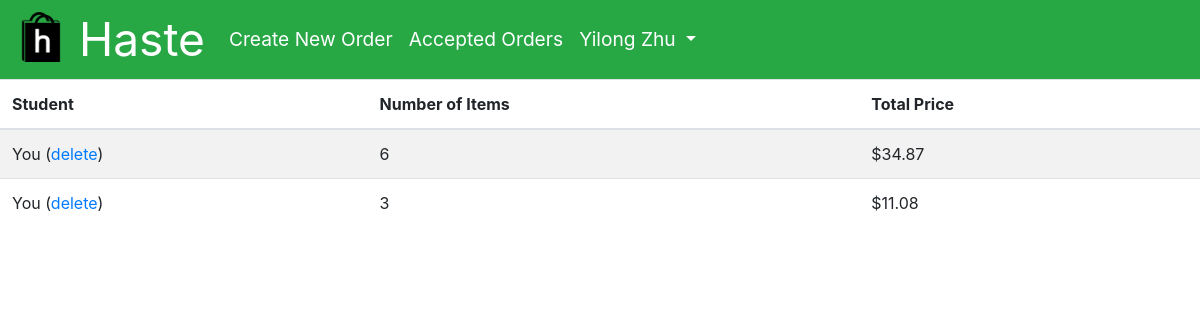
The page /home (signed in) on the database as committed earlier.
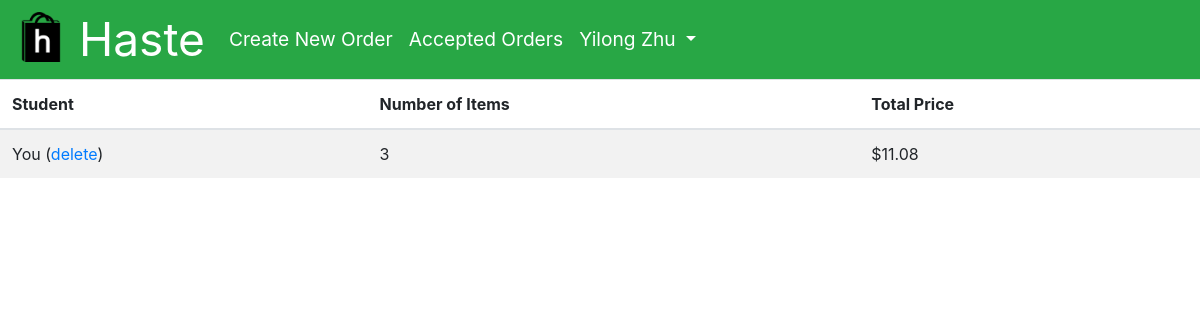
The same page on the database as committed later.
### app/models.py (models this page shows, shortened)
class User(UserMixin, db.Model):
    id = db.Column(db.Integer, primary_key=True)
    phone = db.Column(db.String(10), index=True, unique=True)
    email = db.Column(db.String(128), index=True, unique=True)
    password_hash = db.Column(db.String(128))
    first_name = db.Column(db.String(48))
    last_name = db.Column(db.String(48))
    school = db.Column(db.String(128), index=True)
    orders = db.relationship('Order', foreign_keys='[Order.placed_by]', backref='author', lazy='dynamic', cascade="save-update")
    completed_orders = db.relationship('Order', foreign_keys='[Order.accepted_by]', backref='shopper', lazy='dynamic', cascade="save-update")
    balance = db.Column(db.Float, default=0)

class Order(db.Model):
    id = db.Column(db.Integer, primary_key=True)
    time_of_order = db.Column(db.DateTime, default=datetime.utcnow)
    placed_by = db.Column(db.Integer, db.ForeignKey('user.id'))
    accepted_by = db.Column(db.Integer, db.ForeignKey('user.id'))
    completed = db.Column(db.Boolean, default=False)
    contents = db.relationship('Content', backref='cart', lazy='dynamic', cascade="all, delete-orphan")

### app/main/routes.py (the view)
@bp.route('/home', methods=['GET', 'POST'])
@login_required
def home():
    orders = Order.query.filter(Order.accepted_by==None).order_by(desc(Order.time_of_order)).all()
    quantity_price = []
    for order in orders:
        quantity = Content.query.with_entities(func.sum(Content.quantity).label('total_q')).filter(Content.order_id==order.id)[0].total_q
        sum = get_total_price(order)
        quantity_price.append({'quantity': quantity, 'sum': sum})
    return render_template('home.html', rqp=zip(orders, quantity_price))

### app/main/routes.py (called while the page is built)
def get_total_price(order):
    price = db.engine.execute("SELECT ROUND(SUM(content.quantity * item.price), 2) as sum FROM content JOIN item ON content.item_id=item.id WHERE order_id=:val", {'val': order.id})
    sum = 0
    for row in price:
        sum = row['sum']
    return sum

### app/models.py (called while the page is built)
@login.user_loader
def load_user(id):
    return User.query.get(int(id))

### app/templates/home.html (shortened to what this page needs)
{% extends "base.html" %}
{% block content %}
<table id="order-feed" class="table table-striped table-hover">
    <thead>
        <tr>
            <th scope="col">Student</th>
            <th scope="col">Number of Items</th>
            <th scope="col">Total Price</th>
        </tr>
    </thead>
    <tbody>
        {% for order, qp in rqp %}
            <tr class='clickable-row' data-href="{{ url_for('main.order', id=order.id) }}">
                {% if current_user.id==order.placed_by %}
                <td>You (<a href="{{ url_for('main.delete_order', id=order.id) }}">delete</a>)</td>
                {% else %}
                <td scope="row">{{ order.author.first_name }}</td>
                {% endif %}
                <td scope="row">{{ qp['quantity'] }}</td>
                <td scope="row">{{ "$%.2f"|format(qp['sum']) }}</td>
            </tr>
        {% endfor %}
    </tbody>
</table>
{% endblock %}

### app/templates/base.html (shortened to what this page needs)
<!DOCTYPE html>
<html>
<head>
    <link href="https://stackpath.bootstrapcdn.com/bootstrap/4.1.3/css/bootstrap.min.css" rel="stylesheet">
    <link rel="stylesheet" type="text/css" href= "{{ url_for('static',filename='styles.css') }}">
</head>
<body>
    <nav class="navbar navbar-expand-lg navbar-dark bg-success">
        <a class="navbar-brand" href="{{ url_for('main.home') }}">
            <img src="{{ url_for('static',filename='logo.png') }}" width="50" height="50" alt="">
            Haste
        </a>
        <div class="collapse navbar-collapse" id="navbarSupportedContent">
            <ul class="navbar-nav mr-auto">
            <li class="nav-item active">
                <a class="nav-link" href="{{ url_for('main.new_order') }}">Create New Order<span class="sr-only">(current)</span></a>
            </li>
            <li class="nav-item active">
                    <a class="nav-link" href="{{ url_for('main.accepted_orders') }}">Accepted Orders<span class="sr-only">(current)</span></a>
            </li>
            <li class="nav-item dropdown">
                <a class="nav-link dropdown-toggle text-white" href="#" id="navbarDropdown" role="button" data-toggle="dropdown" aria-haspopup="true" aria-expanded="false">
                    {{ current_user.first_name }} {{ current_user.last_name }}
                </a>
            </li>
            </ul>
        </div>
    </nav>
    {% block content %}{% endblock %}
</body>

### app/static/styles.css (style rules this page uses)
.navbar { padding: 0 1rem; font-size: 1.2rem; }
.navbar-brand { font-size: 2.4em !important; }
nav img { position: relative !important; bottom: 6px !important; }

Rows that differ between the two databases and show on the page:
no longer on this page (row edited): Order: quantity "6", sum "$34.87"
